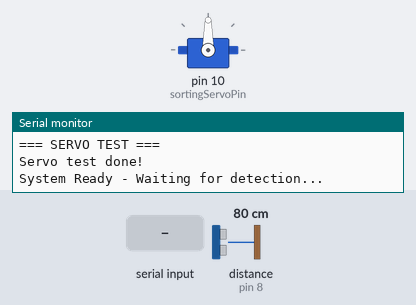
Simulated run of this sketch. Board: Arduino Uno, built with avr-gcc and run on an emulated ATmega328P. Parts: servo, the last lines printed to the serial monitor. Wiring (inferred from the names in the program): ultrasonic range finder: trigger pin 7; echo pin 8. The test bench sets the inputs (shaded band); at power-on: distance to the obstacle (sensor on pin 8) 80 cm. The echo pulse lasts 58.3 µs per cm.

Above: at 8.7 s.
8.8 s: distance to the obstacle (sensor on pin 8) set to 9 cm
10.6 s: "PLASTIC\n" received over Serial
At 11.1 s:
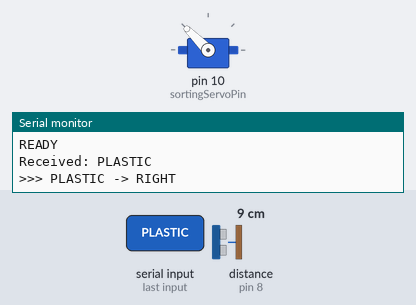
13.6 s: "CAN\n" received over Serial
At 15.7 s:
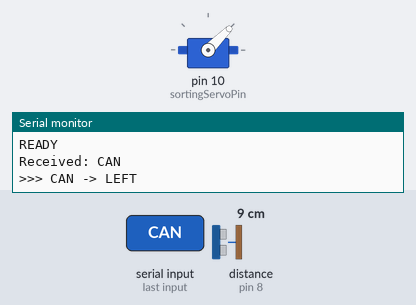
16.6 s: "NON_PLASTIC\n" received over Serial
At 22.7 s:
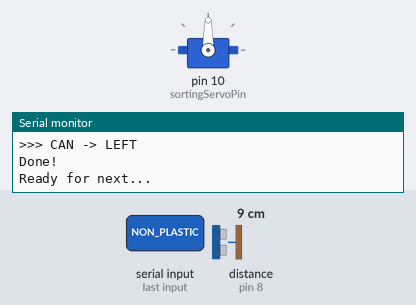
Timing chart, 0 to 23.0 s (numbered marks = the images above; inputs shaded):
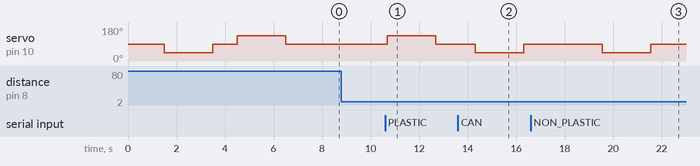

The sketch:

vendo_single_servo.ino
```cpp
/*
 * VendoTrash Arduino Code - Single Servo Version
 * Server-Side Camera Classification System
 *
 * Wiring:
 * - HC-SR04: VCC→5V, TRIG→Pin 7, ECHO→Pin 8, GND→GND
 * - Servo: Red→5V, Yellow→Pin 10, Black→GND
 *
 * Flow:
 * 1. Ultrasonic sensor detects object
 * 2. Arduino sends "READY" via Serial to PC
 * 3. PC captures webcam image and sends to server
 * 4. Server classifies using Google Vision API
 * 5. PC sends result back via Serial: "PLASTIC" or "CAN"
 * 6. Arduino controls servo motor (sorting only)
 */

#include <Servo.h>

// ---- PIN ASSIGNMENTS (Matches your wiring diagram) ----
const int trigPin       = 7;   // HC-SR04 TRIG → Pin 7
const int echoPin       = 8;   // HC-SR04 ECHO → Pin 8

Servo sortingServo;            // Sorting servo (only one servo)

const int sortingServoPin = 10; // Servo Signal → Pin 10

// ---- CONFIG ----
const int RANGE_LIMIT      = 30;   // cm - detection distance (reduced from 50 to avoid false triggers)
const int MIN_DISTANCE     = 5;    // cm - minimum distance to ignore noise

const int SERVO_CENTER_POS = 90;   // Idle / middle position
const int SERVO_LEFT_POS   = 45;   // CAN bin (LEFT)
const int SERVO_RIGHT_POS  = 135;  // PLASTIC bin (RIGHT)

// ---- VARIABLES ----
long duration;
int distance;
char serialInput[20] = "";  // Use char array instead of String to save memory
bool waitingForClassification = false;

// Event-driven debouncing - IMPROVED
unsigned long lastDetectionTime = 0;
const unsigned long DEBOUNCE_DELAY = 5000;  // 5 seconds between detections (increased)
int consecutiveDetections = 0;  // Count consecutive detections to avoid false triggers
const int REQUIRED_DETECTIONS = 3;  // Need 3 consecutive detections to trigger

// Timeout for waiting for classification response
unsigned long classificationStartTime = 0;
const unsigned long CLASSIFICATION_TIMEOUT = 30000;  // 30 seconds timeout

void setup() {
  Serial.begin(9600);
  while (!Serial) {
    ; // Wait for serial port to connect (only needed for some boards)
  }

  // Configure ultrasonic sensor pins
  pinMode(trigPin, OUTPUT);
  pinMode(echoPin, INPUT);

  // Attach servo to pin 10
  sortingServo.attach(sortingServoPin);
  delay(500);  // Give servo time to initialize

  // SERVO TEST SEQUENCE - Verify servo is working (reduced output to save memory)
  Serial.println(F("=== SERVO TEST ==="));
  sortingServo.write(SERVO_CENTER_POS);
  delay(1000);
  sortingServo.write(SERVO_LEFT_POS);
  delay(2000);
  sortingServo.write(SERVO_CENTER_POS);
  delay(1000);
  sortingServo.write(SERVO_RIGHT_POS);
  delay(2000);
  sortingServo.write(SERVO_CENTER_POS);
  delay(1000);
  Serial.println(F("Servo test done!"));
  Serial.println(F("System Ready - Waiting for detection..."));
}

void loop() {
  // ---------------- ULTRASONIC SENSOR READING ----------------
  digitalWrite(trigPin, LOW);
  delayMicroseconds(2);
  digitalWrite(trigPin, HIGH);
  delayMicroseconds(10);
  digitalWrite(trigPin, LOW);

  duration = pulseIn(echoPin, HIGH);
  distance = duration * 0.034 / 2;

  // ------- STEP 1: Event-driven detection -> send READY to PC -------
  // IMPROVED: Better debouncing to avoid false triggers
  unsigned long currentTime = millis();
  bool debounceOk = (currentTime - lastDetectionTime) >= DEBOUNCE_DELAY;

  // Check if object is in valid range (not too close, not too far)
  bool validDistance = (distance >= MIN_DISTANCE && distance <= RANGE_LIMIT);

  if (validDistance && !waitingForClassification && debounceOk) {
    consecutiveDetections++;

    // Only trigger after multiple consecutive detections (avoid false positives)
    if (consecutiveDetections >= REQUIRED_DETECTIONS) {
      Serial.print(F("TRASH DETECTED! Distance: "));
      Serial.print(distance);
      Serial.println(F(" cm"));
      Serial.println(F("READY"));

      waitingForClassification = true;
      classificationStartTime = currentTime;  // Record when we started waiting
      lastDetectionTime = currentTime;  // Update debounce timer
      consecutiveDetections = 0;  // Reset counter
    } else {
      // Log detection but don't trigger yet (reduced output to save memory)
      // Serial.print(F("Det #")); Serial.print(consecutiveDetections); Serial.print(F("/")); Serial.print(REQUIRED_DETECTIONS); Serial.print(F(" - ")); Serial.print(distance); Serial.println(F("cm"));
    }
  } else {
    // Reset counter if no valid detection
    if (!validDistance || !debounceOk) {
      consecutiveDetections = 0;
    }
  }

  // ---------------- CHECK FOR TIMEOUT ----------------
  if (waitingForClassification) {
    unsigned long currentTime = millis();
    if (currentTime - classificationStartTime > CLASSIFICATION_TIMEOUT) {
      Serial.println(F("TIMEOUT - Resetting..."));
      waitingForClassification = false;
      serialInput[0] = '\0';  // Clear string
    }
  }

  // ---------------- CHECK FOR SERIAL RESPONSE FROM PC ----------------
  if (Serial.available() > 0 && waitingForClassification) {
    int len = Serial.readBytesUntil('\n', serialInput, sizeof(serialInput) - 1);
    serialInput[len] = '\0';  // Null terminate

    // Convert to uppercase and trim whitespace
    for (int i = 0; i < len; i++) {
      if (serialInput[i] >= 'a' && serialInput[i] <= 'z') {
        serialInput[i] = serialInput[i] - 32;  // Convert to uppercase
      }
      if (serialInput[i] == '\r' || serialInput[i] == '\n') {
        serialInput[i] = '\0';
        len = i;
        break;
      }
    }
    // Trim trailing spaces
    while (len > 0 && serialInput[len-1] == ' ') {
      serialInput[--len] = '\0';
    }

    Serial.print(F("Received: "));
    Serial.println(serialInput);

    // ------- STEP 2: Receive classification and sort -------
    if (strcmp(serialInput, "PLASTIC") == 0) {
      Serial.println(F(">>> PLASTIC -> RIGHT"));
      sortingServo.write(SERVO_RIGHT_POS);  // Move RIGHT (135°)
      delay(2000);  // Hold position for 2 seconds
      sortingServo.write(SERVO_CENTER_POS); // Return to center
      delay(500);  // Give servo time to return
      Serial.println(F("Done!"));

    } else if (strcmp(serialInput, "CAN") == 0 || strcmp(serialInput, "NON_PLASTIC") == 0) {
      Serial.println(F(">>> CAN -> LEFT"));
      sortingServo.write(SERVO_LEFT_POS);   // Move LEFT (45°)
      delay(2000);  // Hold position for 2 seconds
      sortingServo.write(SERVO_CENTER_POS); // Return to center
      delay(500);  // Give servo time to return
      Serial.println(F("Done!"));

    } else if (strcmp(serialInput, "REJECTED") == 0 || strcmp(serialInput, "ERROR") == 0) {
      Serial.println(F(">>> REJECTED - No action"));
      // Servo stays at center position

    } else if (strcmp(serialInput, "NO_SESSION") == 0) {
      Serial.println(F(">>> NO_SESSION - Click Insert Trash first"));
      // Servo stays at center position

    } else {
      Serial.print(F(">>> Unknown: "));
      Serial.println(serialInput);
    }

    Serial.println(F("Ready for next..."));

    waitingForClassification = false;
    serialInput[0] = '\0';  // Clear string
  }

  delay(100);  // Small delay to prevent CPU spinning
}
```

Measured:
- after the input at 10.6 s, servo on pin 10 (sortingServoPin): 90° → 135° after 0.09 s, → 90° 2.0 s later
- after the input at 13.6 s, servo on pin 10 (sortingServoPin): 90° → 45° after 0.71 s, → 90° 2.0 s later
- after the input at 16.6 s, servo on pin 10 (sortingServoPin): 90° → 45° after 3.0 s, → 90° 2.0 s later
